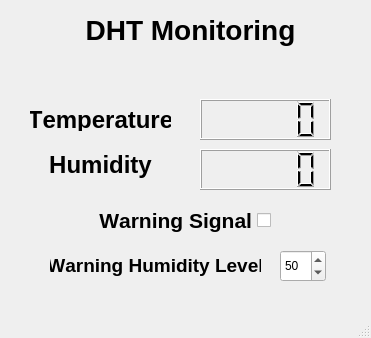
<?xml version="1.0" encoding="UTF-8"?>
<ui version="4.0">
 <class>DHT_Monitor</class>
 <widget class="QMainWindow" name="DHT_Monitor">
  <property name="geometry">
   <rect>
    <x>0</x>
    <y>0</y>
    <width>371</width>
    <height>338</height>
   </rect>
  </property>
  <property name="font">
   <font>
    <kerning>false</kerning>
   </font>
  </property>
  <property name="windowTitle">
   <string>DHT Monitoring</string>
  </property>
  <property name="windowIcon">
   <iconset>
    <normaloff>humid_temp.ico</normaloff>humid_temp.ico</iconset>
  </property>
  <property name="animated">
   <bool>true</bool>
  </property>
  <widget class="QWidget" name="centralwidget">
   <widget class="QLabel" name="label">
    <property name="geometry">
     <rect>
      <x>80</x>
      <y>9</y>
      <width>221</width>
      <height>41</height>
     </rect>
    </property>
    <property name="font">
     <font>
      <pointsize>21</pointsize>
      <weight>75</weight>
      <bold>true</bold>
      <kerning>false</kerning>
     </font>
    </property>
    <property name="frameShape">
     <enum>QFrame::NoFrame</enum>
    </property>
    <property name="text">
     <string>DHT Monitoring</string>
    </property>
    <property name="alignment">
     <set>Qt::AlignCenter</set>
    </property>
   </widget>
   <widget class="QLabel" name="label_2">
    <property name="geometry">
     <rect>
      <x>30</x>
      <y>109</y>
      <width>141</width>
      <height>22</height>
     </rect>
    </property>
    <property name="font">
     <font>
      <pointsize>18</pointsize>
      <weight>75</weight>
      <bold>true</bold>
      <kerning>false</kerning>
     </font>
    </property>
    <property name="frameShape">
     <enum>QFrame::NoFrame</enum>
    </property>
    <property name="text">
     <string>Temperature</string>
    </property>
    <property name="alignment">
     <set>Qt::AlignCenter</set>
    </property>
   </widget>
   <widget class="QLabel" name="label_3">
    <property name="geometry">
     <rect>
      <x>30</x>
      <y>149</y>
      <width>141</width>
      <height>31</height>
     </rect>
    </property>
    <property name="font">
     <font>
      <pointsize>18</pointsize>
      <weight>75</weight>
      <bold>true</bold>
      <kerning>false</kerning>
     </font>
    </property>
    <property name="frameShape">
     <enum>QFrame::NoFrame</enum>
    </property>
    <property name="text">
     <string>Humidity</string>
    </property>
    <property name="alignment">
     <set>Qt::AlignCenter</set>
    </property>
   </widget>
   <widget class="QLCDNumber" name="LCD_humid">
    <property name="geometry">
     <rect>
      <x>200</x>
      <y>149</y>
      <width>131</width>
      <height>41</height>
     </rect>
    </property>
   </widget>
   <widget class="QLCDNumber" name="LCD_temp">
    <property name="geometry">
     <rect>
      <x>200</x>
      <y>99</y>
      <width>131</width>
      <height>41</height>
     </rect>
    </property>
    <property name="font">
     <font>
      <weight>50</weight>
      <bold>false</bold>
      <kerning>false</kerning>
     </font>
    </property>
   </widget>
   <widget class="QLabel" name="Lbl_time">
    <property name="geometry">
     <rect>
      <x>90</x>
      <y>60</y>
      <width>201</width>
      <height>31</height>
     </rect>
    </property>
    <property name="font">
     <font>
      <pointsize>16</pointsize>
      <weight>75</weight>
      <bold>true</bold>
      <kerning>false</kerning>
     </font>
    </property>
    <property name="text">
     <string/>
    </property>
   </widget>
   <widget class="QCheckBox" name="Chb_warning">
    <property name="geometry">
     <rect>
      <x>90</x>
      <y>200</y>
      <width>181</width>
      <height>41</height>
     </rect>
    </property>
    <property name="font">
     <font>
      <pointsize>16</pointsize>
      <weight>75</weight>
      <bold>true</bold>
      <kerning>false</kerning>
     </font>
    </property>
    <property name="focusPolicy">
     <enum>Qt::NoFocus</enum>
    </property>
    <property name="layoutDirection">
     <enum>Qt::RightToLeft</enum>
    </property>
    <property name="text">
     <string>Warning Signal</string>
    </property>
   </widget>
   <widget class="QLabel" name="label_4">
    <property name="geometry">
     <rect>
      <x>50</x>
      <y>250</y>
      <width>211</width>
      <height>31</height>
     </rect>
    </property>
    <property name="font">
     <font>
      <pointsize>14</pointsize>
      <weight>75</weight>
      <bold>true</bold>
      <kerning>false</kerning>
     </font>
    </property>
    <property name="frameShape">
     <enum>QFrame::NoFrame</enum>
    </property>
    <property name="text">
     <string>Warning Humidity Level</string>
    </property>
    <property name="alignment">
     <set>Qt::AlignCenter</set>
    </property>
   </widget>
   <widget class="QSpinBox" name="humidLevel">
    <property name="geometry">
     <rect>
      <x>280</x>
      <y>250</y>
      <width>46</width>
      <height>32</height>
     </rect>
    </property>
    <property name="value">
     <number>50</number>
    </property>
   </widget>
  </widget>
  <widget class="QMenuBar" name="menubar">
   <property name="geometry">
    <rect>
     <x>0</x>
     <y>0</y>
     <width>371</width>
     <height>28</height>
    </rect>
   </property>
  </widget>
  <widget class="QStatusBar" name="statusbar"/>
 </widget>
 <resources/>
 <connections/>
 <slots>
  <slot>btn1Func()</slot>
  <slot>btn2Func()</slot>
  <slot>slot1()</slot>
  <slot>DHT_onFunc()</slot>
  <slot>DHT_offFunc()</slot>
 </slots>
</ui>
